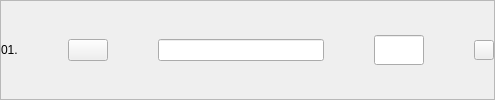
              <widget class="QFrame" name="publish1">
               <property name="styleSheet">
                <string notr="true"/>
               </property>
               <property name="frameShape">
                <enum>QFrame::StyledPanel</enum>
               </property>
               <property name="frameShadow">
                <enum>QFrame::Raised</enum>
               </property>
               <layout class="QHBoxLayout" name="horizontalLayout_7" stretch="1,0,10,3,0">
                <property name="spacing">
                 <number>50</number>
                </property>
                <property name="leftMargin">
                 <number>0</number>
                </property>
                <property name="topMargin">
                 <number>0</number>
                </property>
                <property name="rightMargin">
                 <number>0</number>
                </property>
                <property name="bottomMargin">
                 <number>0</number>
                </property>
                <item>
                 <widget class="QLabel" name="nro1Publish">
                  <property name="text">
                   <string>01.</string>
                  </property>
                 </widget>
                </item>
                <item>
                 <widget class="QPushButton" name="seePublish1">
                  <property name="text">
                   <string/>
                  </property>
                  <property name="icon">
                   <iconset resource="../resources.qrc">
                    <normaloff>:/Buttons/img/amacapy-boton-ver.png</normaloff>:/Buttons/img/amacapy-boton-ver.png</iconset>
                  </property>
                  <property name="iconSize">
                   <size>
                    <width>30</width>
                    <height>30</height>
                   </size>
                  </property>
                 </widget>
                </item>
                <item>
                 <widget class="QLineEdit" name="titlePublish1"/>
                </item>
                <item>
                 <widget class="QLineEdit" name="pricePublish1">
                  <property name="minimumSize">
                   <size>
                    <width>0</width>
                    <height>30</height>
                   </size>
                  </property>
                  <property name="maximumSize">
                   <size>
                    <width>120</width>
                    <height>16777215</height>
                   </size>
                  </property>
                 </widget>
                </item>
                <item>
                 <widget class="QPushButton" name="deleteProduct1Button">
                  <property name="sizePolicy">
                   <sizepolicy hsizetype="Fixed" vsizetype="Fixed">
                    <horstretch>0</horstretch>
                    <verstretch>0</verstretch>
                   </sizepolicy>
                  </property>
                  <property name="maximumSize">
                   <size>
                    <width>20</width>
                    <height>20</height>
                   </size>
                  </property>
                  <property name="text">
                   <string/>
                  </property>
                  <property name="icon">
                   <iconset resource="../resources.qrc">
                    <normaloff>:/Buttons/img/amacapy-boton-eliminar.png</normaloff>:/Buttons/img/amacapy-boton-eliminar.png</iconset>
                  </property>
                  <property name="iconSize">
                   <size>
                    <width>20</width>
                    <height>20</height>
                   </size>
                  </property>
                 </widget>
                </item>
               </layout>
              </widget>
